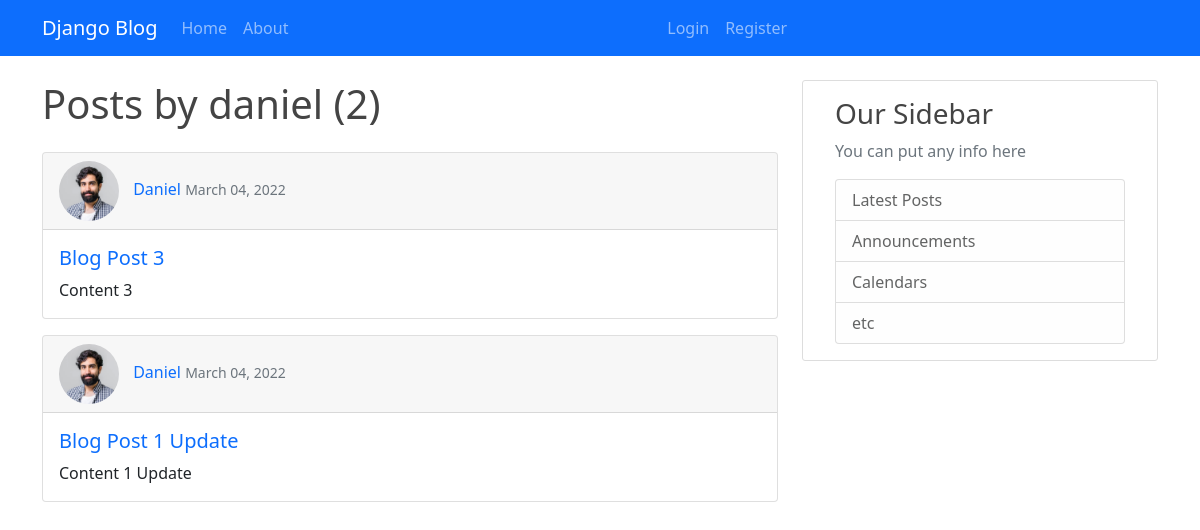
Before: /user/daniel with the older database file.
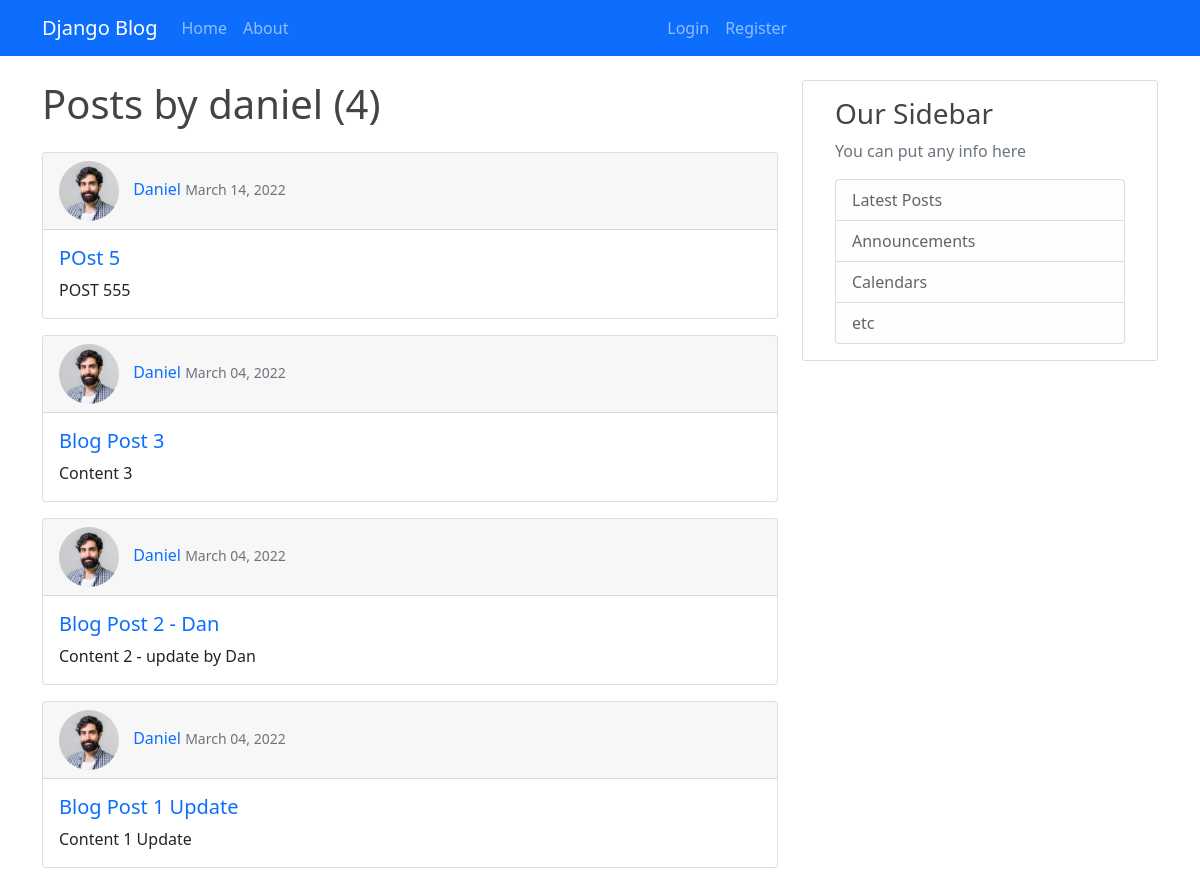
After: the same page with the newer database file.
### blog/models.py (models this page shows, shortened)
class Post(models.Model):
  title = models.CharField(max_length=100)
  content = models.TextField()
  date_posted = models.DateTimeField(default=timezone.now)
  author = models.ForeignKey(User, on_delete=models.CASCADE)

### users/models.py (models this page shows, shortened)
class Profile(models.Model):
  user = models.OneToOneField(User, on_delete=models.CASCADE)
  image = models.ImageField(default='default.jpg', upload_to='profile_pics')

### blog/views.py (the view)
# urls.py: path('user/<str:username>', UserPostListView.as_view(), name='user-posts'),
class UserPostListView(ListView):
  model = Post
  template_name = 'blog/user_posts.html'
  context_object_name = 'posts'
  ordering = ['-date_posted']
  paginate_by = 5
  def get_queryset(self):
    user = get_object_or_404(User, username=self.kwargs.get('username'))
    return Post.objects.filter(author=user).order_by('-date_posted')

### blog/templates/blog/user_posts.html (shortened to what this page needs)
{% extends 'blog/base.html' %} {% block content %}
<h1 class="mb-4">
  Posts by {{ view.kwargs.username }} ({{ page_obj.paginator.count }})
</h1>
{% for post in posts %}
<div class="card mb-3">
  <div class="card-header">
    <img
      class="post-profile-img"
      src="{{post.author.profile.image.url}}"
      alt="profile"
    />
    <a href="{% url 'user-posts' post.author.username %}">{{ post.author }}</a>
    <small class="text-muted">{{ post.date_posted|date:"F d, Y"}}</small>
  </div>
  <div class="card-body">
    <h5 class="card-title">
      <a href="{% url 'post-detail' post.id %}">{{ post.title }}</a>
    </h5>
    <p class="card-text">{{ post.content }}</p>
  </div>
</div>
{% endfor %}  {% endblock%}

### blog/templates/blog/base.html (shortened to what this page needs)
{% load static %}
<!DOCTYPE html>
<html lang="en">
  <head>
    <link rel="stylesheet" href="{% static 'blog/main.css' %}" />
    <link
      href="https://cdn.jsdelivr.net/npm/bootstrap@5.1.3/dist/css/bootstrap.min.css"
      rel="stylesheet"
    />
  </head>
  <body>
    <nav class="navbar navbar-expand-lg navbar-dark bg-primary">
      <div class="container">
        <a class="navbar-brand" href="{% url 'blog-home' %}">Django Blog</a>
        <div class="collapse navbar-collapse" id="navbarSupportedContent">
          <ul class="navbar-nav me-auto mb-2 mb-lg-0">
            <li class="nav-item">
              <a class="nav-link" href="{% url 'blog-home' %}">Home</a>
            </li>
            <li class="nav-item">
              <a class="nav-link" href="{% url 'blog-about' %}">About</a>
            </li>
          </ul>
          <ul class="navbar-nav me-auto mb-2 mb-lg-0">
            {% if user.is_authenticated %}
            <li class="nav-item">
              <a class="nav-link" href="{% url 'post-create' %}">New Post</a>
            </li>
            <li class="nav-item">
              <a class="nav-link" href="{% url 'profile' %}">Profile</a>
            </li>
            <li class="nav-item">
              <a class="nav-link" href="{% url 'logout' %}">Logout</a>
            </li>
            {% else %}
            <li class="nav-item">
              <a class="nav-link" href="{% url 'login' %}">Login</a>
            </li>
            <li class="nav-item">
              <a class="nav-link" href="{% url 'register' %}">Register</a>
            </li>
            {% endif %}
          </ul>
        </div>
      </div>
    </nav>
    <div role="main" class="container">
      <div class="row">
        <div class="col-md-8 mt-4">
           {% block content %} {% endblock %}
        </div>
        <div class="col-md-4">
          <div class="content-section mt-4">
            <h3>Our Sidebar</h3>
            <p class="text-muted">You can put any info here</p>
            <ul class="list-group">
              <li class="list-group-item list-group-item-light">
                Latest Posts
              </li>
              <li class="list-group-item list-group-item-light">
                Announcements
              </li>
              <li class="list-group-item list-group-item-light">Calendars</li>
              <li class="list-group-item list-group-item-light">etc</li>
            </ul>
          </div>
        </div>
      </div>
    </div>
  </body>
</html>

### blog/static/blog/main.css (style rules this page uses)
body { background: #fafafa; color: #333333; }
h1, h2, h3, h4, h5, h6 { color: #444444; }
a { text-decoration: none !important; text-transform: capitalize; }
ul { margin: 0; }
.content-section { background: #ffffff; padding: 1rem 2rem; border: 1px solid #dddddd; border-radius: 3px; }
.post-profile-img { width: 60px; height: 60px; margin-right: 10px; border-radius: 50%; }

Changed rows visible on the page:
added Post: author.profile.image (picture), author "Daniel", date_posted "March 14, 2022", title "POst 5", content "POST 555"
now on this page (row edited): Post: author.profile.image (picture), author "Daniel", date_posted "March 04, 2022", title "Blog Post 2 - Dan", content "Content 2 - update by Dan"
Other visible differences:
{{ page_obj.paginator.count }}: "2" → "4"
